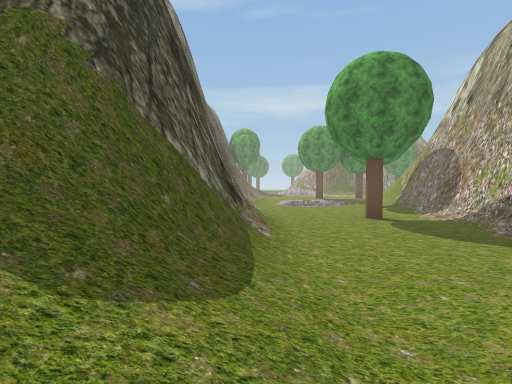
View 1 (above)

14 first-person views from a walk through a Unity game level. The camera is 1.3 m above the floor, tilts 2° down and sees 85° across. The floor is counted in squares, 2 m on a side. Each view is taken from the middle of a square. On the plan, view 1 faces up. The plan holds only what a view shows up to about 9 squares ahead; the rest is blank. The place goes on beyond the plan. Some trees and plants on the terrain are drawn as simple stand-ins. The player is left out. Some surface patterns are stand-ins.

View 2
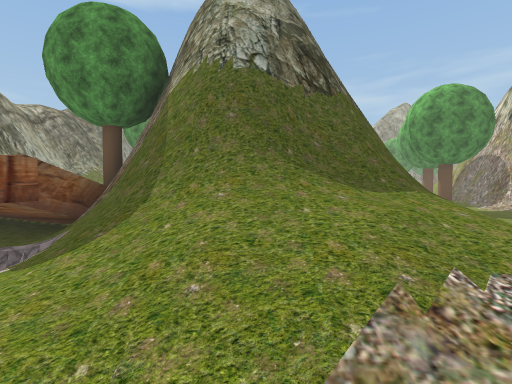

View 3
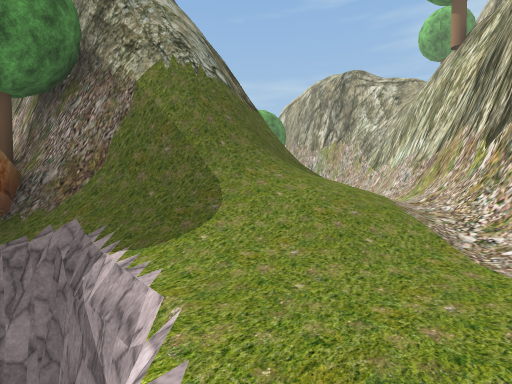

View 4
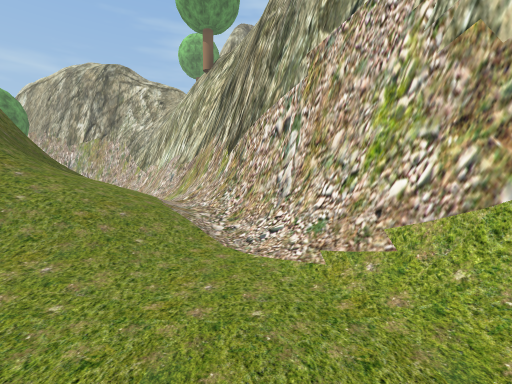

View 5
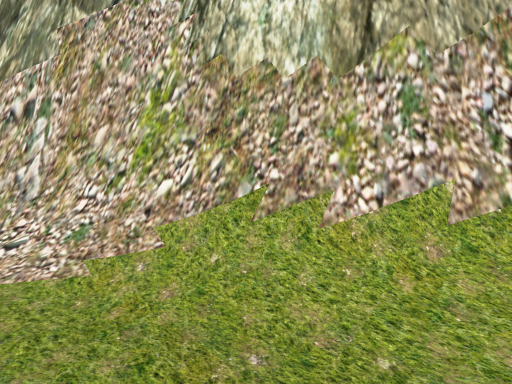

View 6
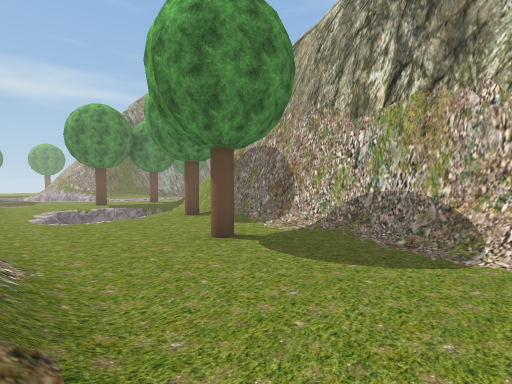

View 7
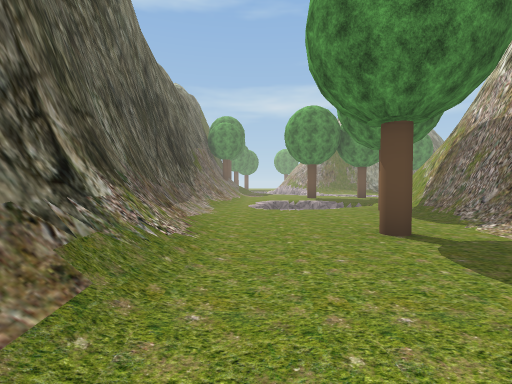

View 8
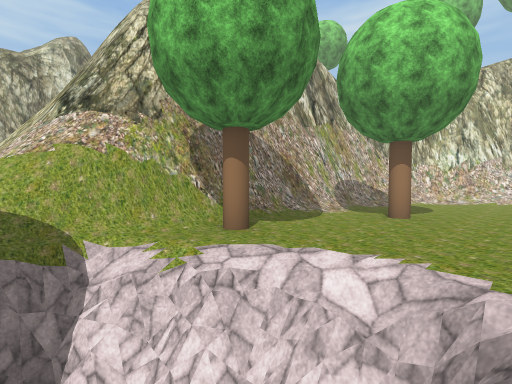

View 9
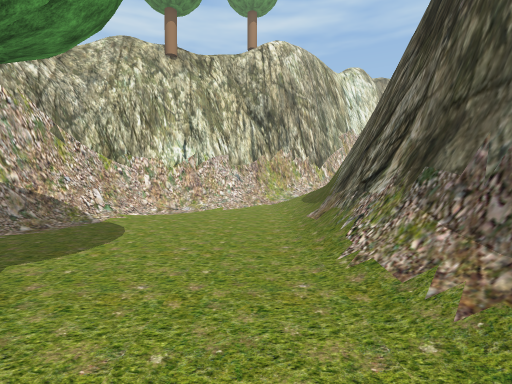

View 10
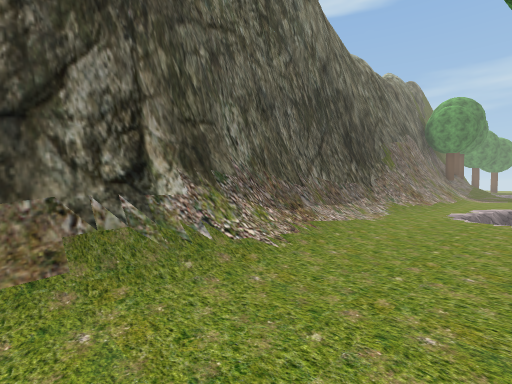

View 11
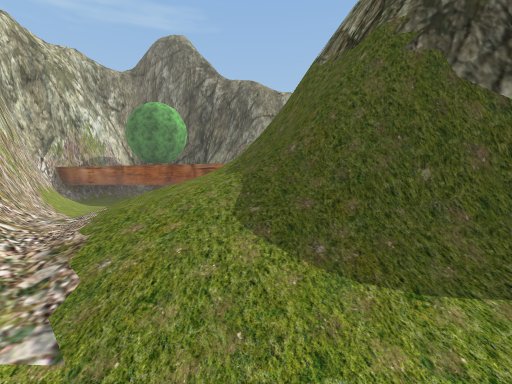

View 12
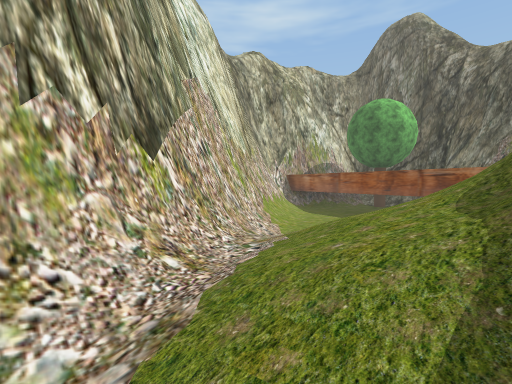

View 13
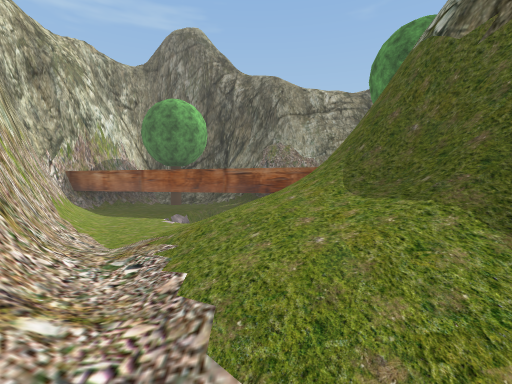

View 14
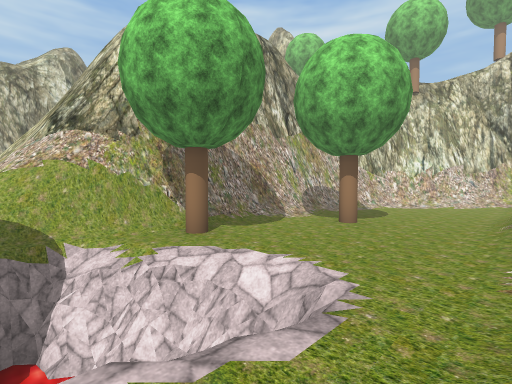

### Floor plan
Key: @ floor where view 1 was taken; # wall or solid block; . main floor; : floor 0.25 m higher than the main floor; + floor 0.75 m higher than the main floor; / step, stairs or slope; ≈ liquid the walk keeps out of; v drop or lower ground; O other object.
Columns run from 10 left of view 1 to 8 right of it. Each row starts with its distance up from view 1.
 12          #/.≈≈v////
 11          #//≈≈//###
 10          #://..###
  9          #:...O#
  8          #/....#
  7 #        #/..O.#
  6 #        ##....#
  5          ##....#
  4     ##   ##...:#
  3     O#   #/...##
  2     ######/../#
  1     //##///.###
  0     v/////@##
 -1    vv.//+###
 -2    //../##
 -3   ##./###
 -4   #:###
 -5   ###

Where each view was taken, in squares from view 1:
view 1: 0 up, 0 right, facing up
view 2: 2 down, 3 left, facing up
view 3: 2 down, 6 left, facing up-right
view 4: 2 down, 6 left, facing right
view 5: 2 down, 6 left, facing down-right
view 6: 3 up, 0 right, facing up-right
view 7: 3 up, 1 right, facing up
view 8: 12 up, 1 right, facing down-right
view 9: 8 up, 1 right, facing down
view 10: 4 up, 2 right, facing up-left
view 11: 1 up, 1 right, facing left
view 12: 1 up, 0 right, facing down-left
view 13: 0 up, 0 right, facing left
view 14: 12 up, 0 right, facing down-right
